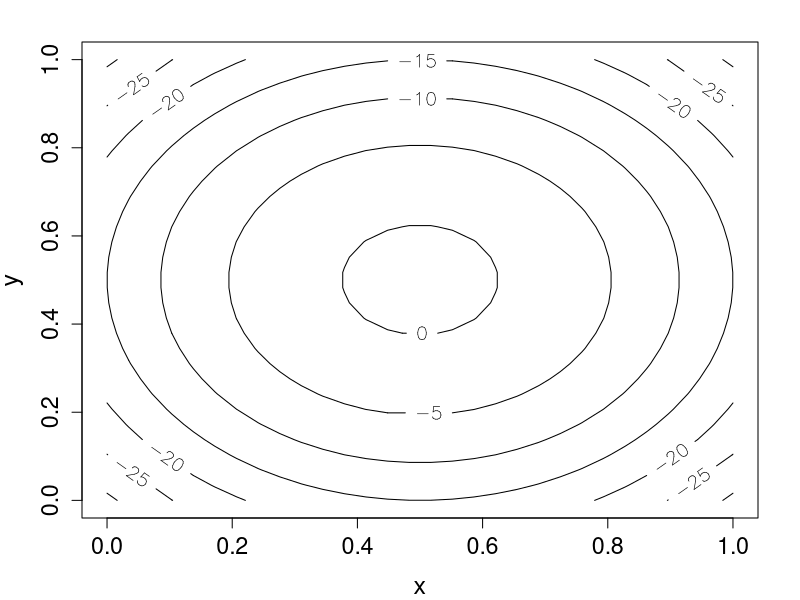
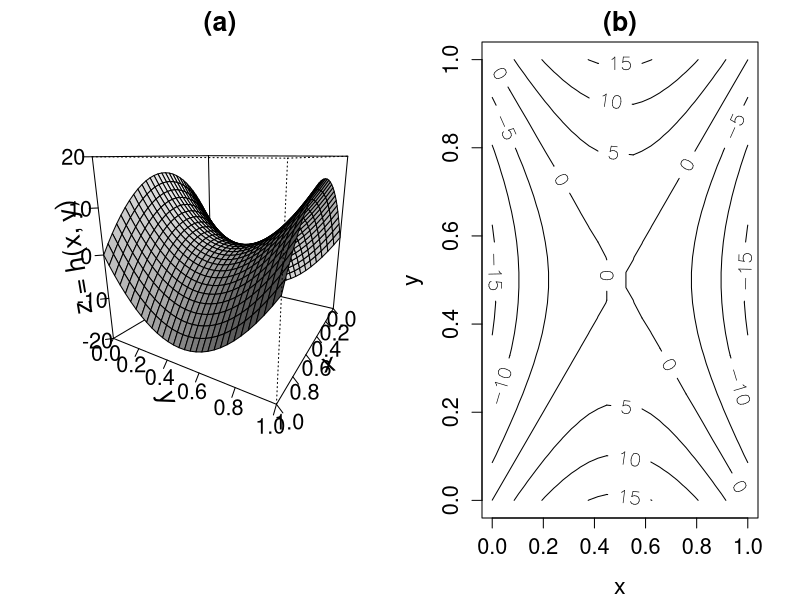

These charts were generated, in order, by the following R code:
#=====================================
#
#        Gráficos de contorno.
#
#=====================================

# Función g(x) = 1 - x^2 - y^2 -----------------
y <- x <- seq(from = -4, to = 4, length.out = 30)
z <- outer(X = x, Y = y, FUN = \(x, y) 1 - (x^2 + y^2))

# Gráfico
png(filename = "contorno-01.png", height = 340, width = 500)
par(mar = c(4, 4, 2, 2)+0.1) # Default mar = c(5, 4, 4, 2) + 0.1
contour(z = z, labcex = 1.2, xlab = "x", ylab = "y", cex.lab = 1.5,
        cex.axis = 1.4)
dev.off()


# Función h(x, y) = y^{2} - x^{2} -----------------
y <- x <- seq(from = -4, to = 4, length.out = 30)
z <- outer(X = x, Y = y, FUN = \(x, y) y^2 - (x^2))

png(filename = "contorno-03.png", height = 340, width = 1000)
par(mfcol = c(1, 2), mar = c(4, 4, 2, 2)+0.1)
persp(z = z, theta = 120, phi = 16, shade = 0.4, zlim = c(-20, 20),
      main = "(a)", cex.main = 1.6, xlab = "x", ylab = "y",
      zlab = "z = h(x, y)", cex.axis = 1.3, cex.lab = 1.6,
      ticktype = "detailed")
contour(z = z, labcex = 1.2, main = "(b)", cex.main = 1.6,
        xlab = "x", ylab = "y", cex.lab = 1.4, cex.axis = 1.3)
dev.off()


